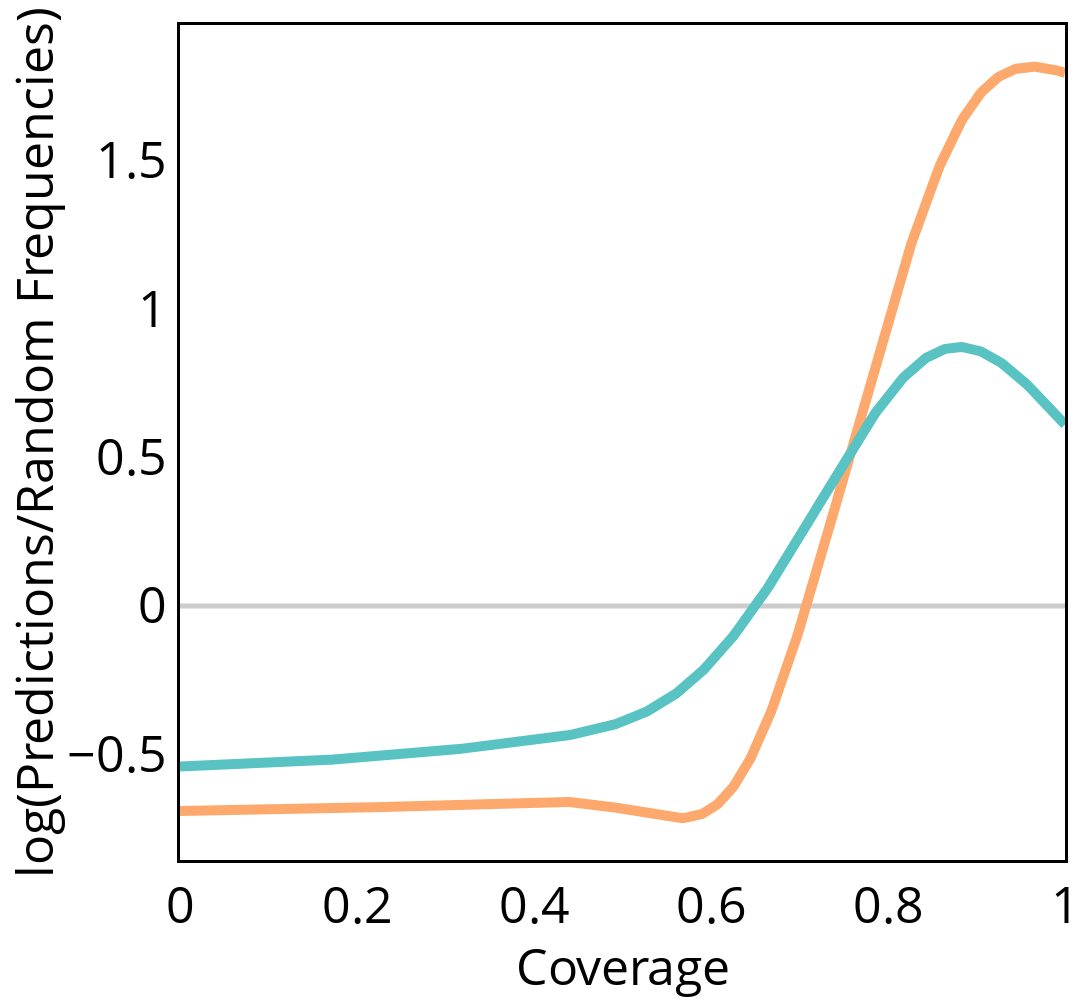

The notebook cell this image was saved under:
### Code cell
traces = []
traces.append(go.Scatter(x=np.linspace(0,1,512), 
                y=np.log(np.divide(np.array(disease_hpo_density),np.array(disease_hpo_density_random))),
                name='Disease SCA', marker_color='#FDA96D', line_width=10))
traces.append(go.Scatter(x=np.linspace(0,1,512), 
                y=np.log(np.divide(np.array(disease_conservative_hpo_density),np.array(disease_conservative_hpo_density_random))),
                name='Disease Conservative', marker_color='#59C3C3', line_width=10))

fig = go.Figure()
fig.add_traces(traces)
fig.update_layout(
    height=1000,
    width=2000,
    xaxis = dict(tickfont = dict(size=50), titlefont=dict(size=50), title_text='Coverage', showline=True, linewidth=3, linecolor='black', mirror=True, color='black'),
    yaxis = dict(tickfont = dict(size=50), titlefont=dict(size=50), title_text='log(Predictions/Random Frequencies)', title_standoff = 20, showline=True, linewidth=3, linecolor='black', mirror=True, zeroline=True, zerolinewidth=5, zerolinecolor='rgb(204,204,204)', color='black'),
    paper_bgcolor='rgba(255,255,255,1)',
    plot_bgcolor='rgba(255,255,255,0.9)',
    margin=dict(l=20, r=20, t=25, b=20),
    showlegend=False)
fig.show()

### Figure 1 — Plotly figure (JSON) as saved in the notebook; plotly's stock layout.template omitted (floating-point values rounded to 4 significant figures; data arrays with more than 128 entries replaced by an {"elided": "..."} marker saying what was removed)
{"data": [{"line": {"width": 10}, "marker": {"color": "#FDA96D"}, "name": "Disease SCA", "type": "scatter", "x": {"elided": "512 float values"}, "y": {"elided": "512 float values"}}, {"line": {"width": 10}, "marker": {"color": "#59C3C3"}, "name": "Disease Conservative", "type": "scatter", "x": {"elided": "512 float values"}, "y": {"elided": "512 float values"}}], "layout": {"height": 1000, "margin": {"b": 20, "l": 20, "r": 20, "t": 25}, "paper_bgcolor": "rgba(255,255,255,1)", "plot_bgcolor": "rgba(255,255,255,0.9)", "showlegend": false, "width": 2000, "xaxis": {"color": "black", "linecolor": "black", "linewidth": 3, "mirror": true, "showline": true, "tickfont": {"size": 50}, "title": {"font": {"size": 50}, "text": "Coverage"}}, "yaxis": {"color": "black", "linecolor": "black", "linewidth": 3, "mirror": true, "showline": true, "tickfont": {"size": 50}, "title": {"font": {"size": 50}, "standoff": 20, "text": "log(Predictions/Random Frequencies)"}, "zeroline": true, "zerolinecolor": "rgb(204,204,204)", "zerolinewidth": 5}}}
